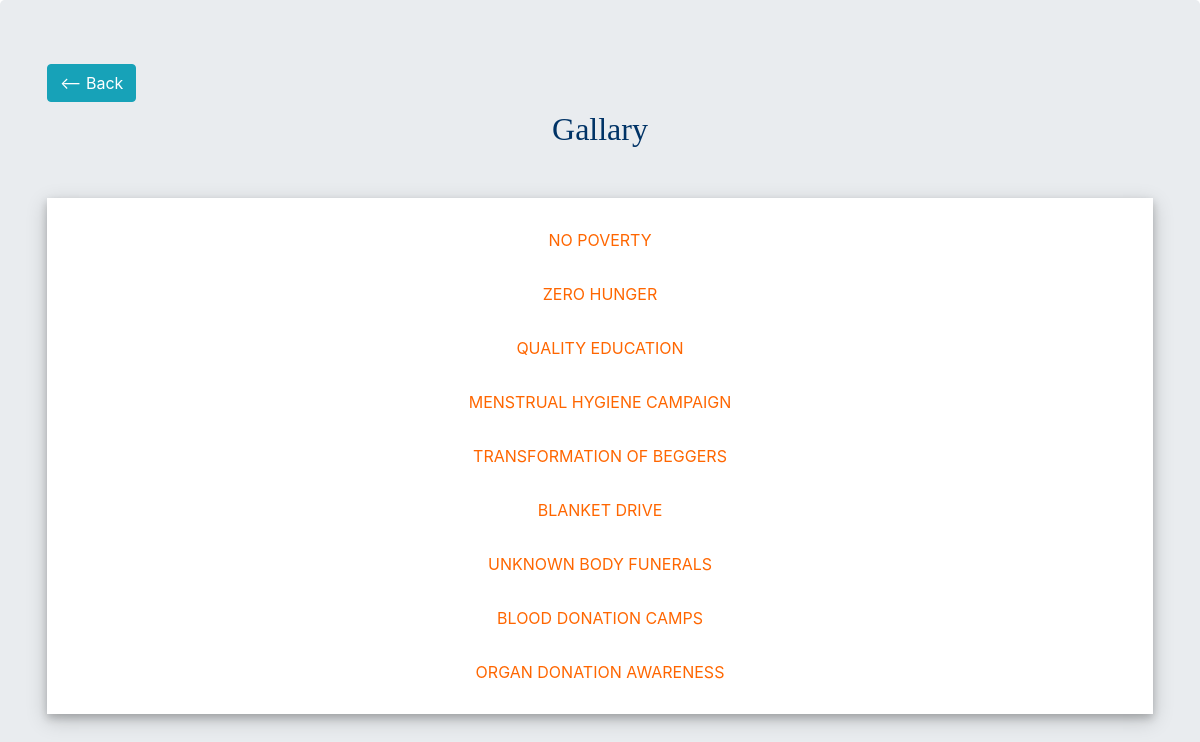
The app's page /admin_panel/admin_gallary/ (signed in) with its own data.
### app/models.py (models this page shows, shortened)
class AboutUs(models.Model): #goal
    title=models.CharField(max_length=256)
    discription=models.TextField()
    image=models.ImageField()

### app/views.py (the view)
# urls.py: path('admin_panel/admin_gallary/',views.admin_gallary,name="admin_gallary"),
@user_passes_test(lambda u: u.is_superuser)
def admin_gallary(request):
    types=AboutUs.objects.all()
    return render(request,'admin-gallary.html',{'types':types})

### templates/admin-gallary.html (shortened to what this page needs)
{% load static %}
<!DOCTYPE html>
<html lang="en" dir="ltr">
  <head>
    <link rel="stylesheet" href="{% static 'bootstrap/bootstrap.min.css'%}">
  </head>
  <body>
<div class="jumbotron">
	<div class="container">
    <h6><a href="{% url 'app:admin_panel'%}" class="btn btn-info"><-- Back</a></h6>
			<center><h2 style="font-family:AllertaStencil-Regular;color:#003366;">Gallary</h2></center>
			<ul style="background-color:white;box-shadow: 0 4px 8px 0 rgba(0, 0, 0, 0.2), 0 6px 20px 0 rgba(0, 0, 0, 0.19);list-style-type:none;text-align:center;margin-top:50px;padding:10px 0;">
				{% for type in types %}
					<li style="margin:10px 0;"><a href="{% url 'app:admin_gallary_detail' type.title%}" class="gallry-a">{{type.title | upper}}</a></li>
				{% endfor %}
			</ul>
	</div>
</div>
</body>
</html>

### templates/admin-gallary.html (style rules this page uses)
.gallry-a { color:#ff6600; display: block; padding:10px 0; }

### records on screen
AboutUs: title "NO POVERTY"
AboutUs: title "ZERO HUNGER"
AboutUs: title "QUALITY EDUCATION"
AboutUs: title "MENSTRUAL HYGIENE CAMPAIGN"
AboutUs: title "TRANSFORMATION OF BEGGERS"
AboutUs: title "BLANKET DRIVE"
AboutUs: title "UNKNOWN BODY FUNERALS"
AboutUs: title "BLOOD DONATION CAMPS"
AboutUs: title "ORGAN DONATION AWARENESS"
